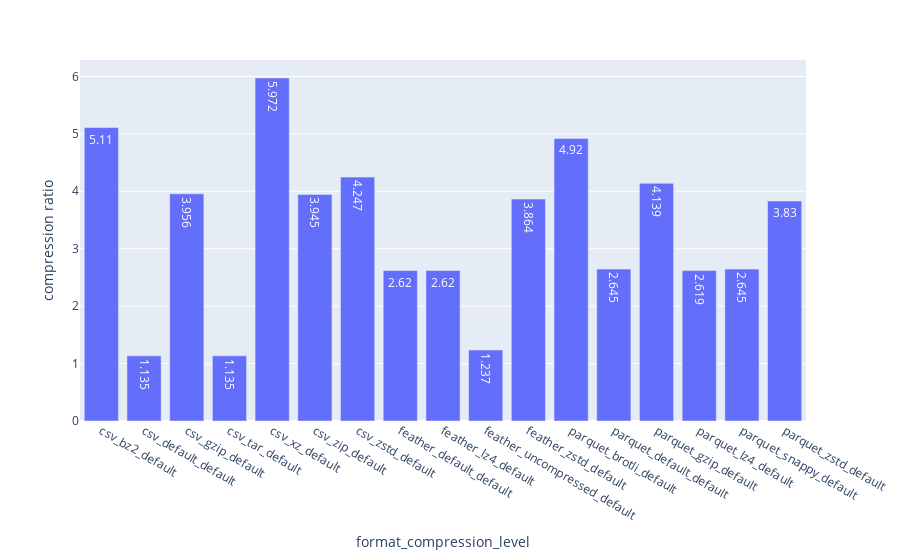

The notebook cell this image was saved under:
### Code cell
fig = px.bar(df_default_cl, x="method_compression_with_level", y="comp_ratio", text_auto=True,
             labels={"comp_ratio": "compression ratio",
                     "method_compression_with_level": "format_compression_level"},)
fig.show()
fig.write_image("./plots/pandas_ff_bar_comp_ratio.svg")

### Figure 1 — Plotly figure (JSON) as saved in the notebook; plotly's stock layout.template omitted (floating-point values rounded to 4 significant figures)
{"data": [{"alignmentgroup": "True", "hovertemplate": "format_compression_level=%{x}<br>compression ratio=%{y}<extra></extra>", "legendgroup": "", "marker": {"color": "#636efa", "pattern": {"shape": ""}}, "name": "", "offsetgroup": "", "orientation": "v", "showlegend": false, "textposition": "auto", "texttemplate": "%{y}", "type": "bar", "x": ["csv_bz2_default", "csv_default_default", "csv_gzip_default", "csv_tar_default", "csv_xz_default", "csv_zip_default", "csv_zstd_default", "feather_default_default", "feather_lz4_default", "feather_uncompressed_default", "feather_zstd_default", "parquet_brotli_default", "parquet_default_default", "parquet_gzip_default", "parquet_lz4_default", "parquet_snappy_default", "parquet_zstd_default"], "xaxis": "x", "y": [5.11, 1.135, 3.956, 1.135, 5.972, 3.945, 4.247, 2.62, 2.62, 1.237, 3.864, 4.92, 2.645, 4.139, 2.619, 2.645, 3.83], "yaxis": "y"}], "layout": {"barmode": "relative", "legend": {"tracegroupgap": 0}, "margin": {"t": 60}, "xaxis": {"anchor": "y", "domain": [0, 1], "title": {"text": "format_compression_level"}}, "yaxis": {"anchor": "x", "domain": [0, 1], "title": {"text": "compression ratio"}}}}
